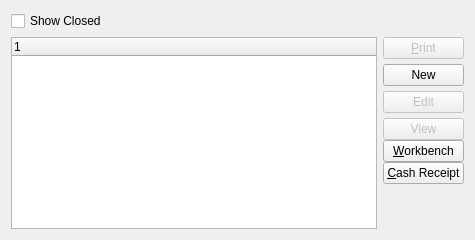
     <widget class="QWidget" name="invoices" >
      <attribute name="title" >
       <string>Invoices</string>
      </attribute>
      <layout class="QGridLayout" >
       <item row="0" column="0" >
        <widget class="XCheckBox" name="_invoiceShowclosed" >
         <property name="text" >
          <string>Show Closed</string>
         </property>
        </widget>
       </item>
       <item row="0" column="1" >
        <spacer>
         <property name="orientation" >
          <enum>Qt::Horizontal</enum>
         </property>
         <property name="sizeHint" >
          <size>
           <width>351</width>
           <height>20</height>
          </size>
         </property>
        </spacer>
       </item>
       <item row="1" column="0" colspan="2" >
        <layout class="QHBoxLayout" >
         <item>
          <widget class="XTreeWidget" name="_invoice" />
         </item>
         <item>
          <layout class="QVBoxLayout" >
           <property name="spacing" >
            <number>0</number>
           </property>
           <property name="leftMargin" >
            <number>0</number>
           </property>
           <property name="topMargin" >
            <number>0</number>
           </property>
           <property name="rightMargin" >
            <number>0</number>
           </property>
           <property name="bottomMargin" >
            <number>0</number>
           </property>
           <item>
            <layout class="QVBoxLayout" >
             <property name="spacing" >
              <number>5</number>
             </property>
             <property name="leftMargin" >
              <number>0</number>
             </property>
             <property name="topMargin" >
              <number>0</number>
             </property>
             <property name="rightMargin" >
              <number>0</number>
             </property>
             <property name="bottomMargin" >
              <number>0</number>
             </property>
             <item>
              <widget class="QPushButton" name="_printInvoice" >
               <property name="enabled" >
                <bool>false</bool>
               </property>
               <property name="text" >
                <string>&amp;Print</string>
               </property>
              </widget>
             </item>
             <item>
              <widget class="QPushButton" name="_newInvoice" >
               <property name="text" >
                <string>New</string>
               </property>
              </widget>
             </item>
             <item>
              <widget class="QPushButton" name="_editInvoice" >
               <property name="enabled" >
                <bool>false</bool>
               </property>
               <property name="text" >
                <string>Edit</string>
               </property>
              </widget>
             </item>
             <item>
              <widget class="QPushButton" name="_viewInvoice" >
               <property name="enabled" >
                <bool>false</bool>
               </property>
               <property name="text" >
                <string>View</string>
               </property>
              </widget>
             </item>
            </layout>
           </item>
           <item>
            <widget class="QPushButton" name="_workbenchInvoice" >
             <property name="text" >
              <string>&amp;Workbench</string>
             </property>
            </widget>
           </item>
           <item>
            <widget class="QPushButton" name="_cashReceiptInvoice" >
             <property name="text" >
              <string>&amp;Cash Receipt</string>
             </property>
            </widget>
           </item>
           <item>
            <spacer>
             <property name="orientation" >
              <enum>Qt::Vertical</enum>
             </property>
             <property name="sizeType" >
              <enum>QSizePolicy::Expanding</enum>
             </property>
             <property name="sizeHint" >
              <size>
               <width>20</width>
               <height>40</height>
              </size>
             </property>
            </spacer>
           </item>
          </layout>
         </item>
        </layout>
       </item>
      </layout>
     </widget>
